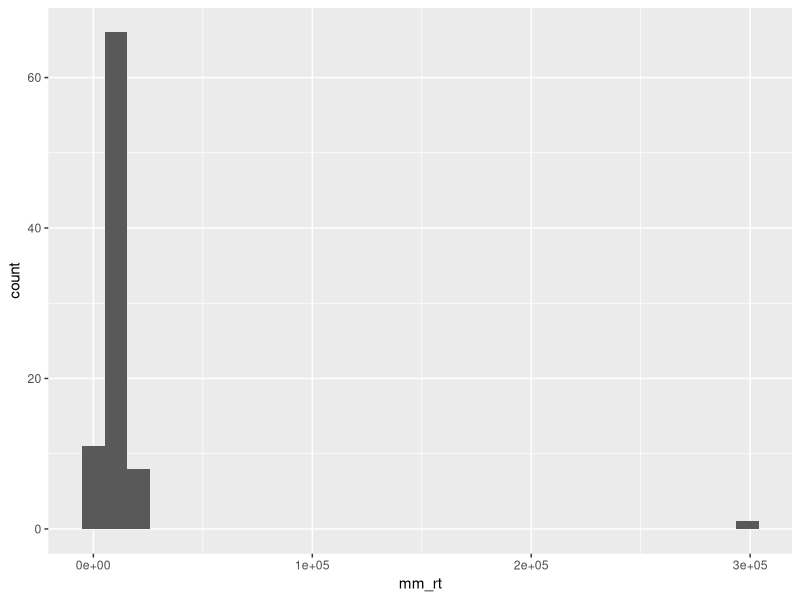
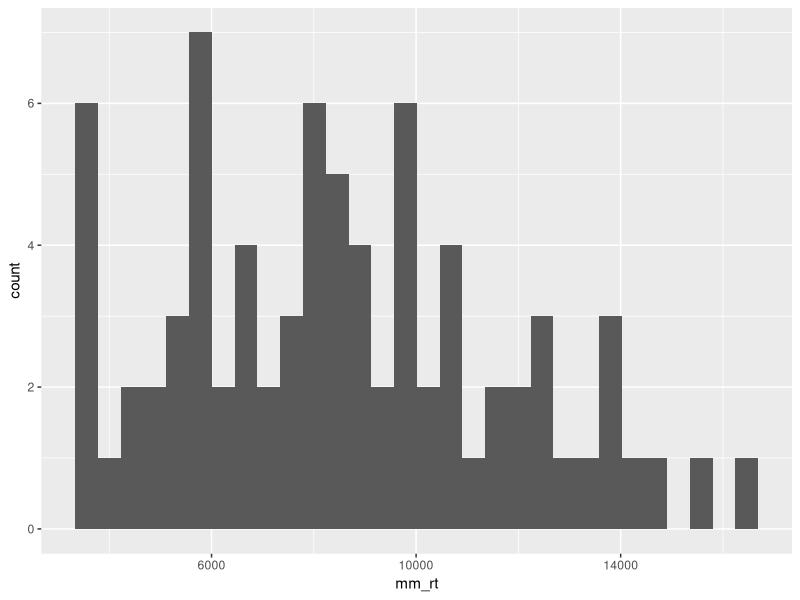
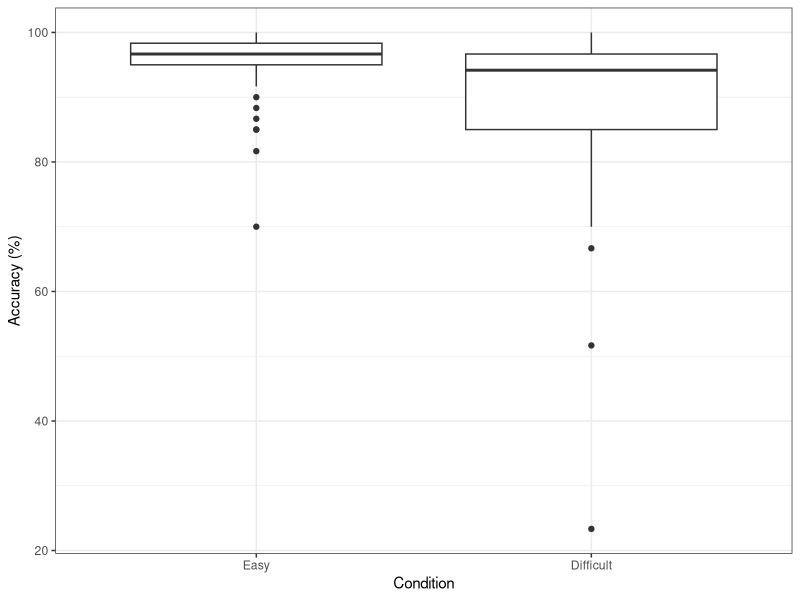
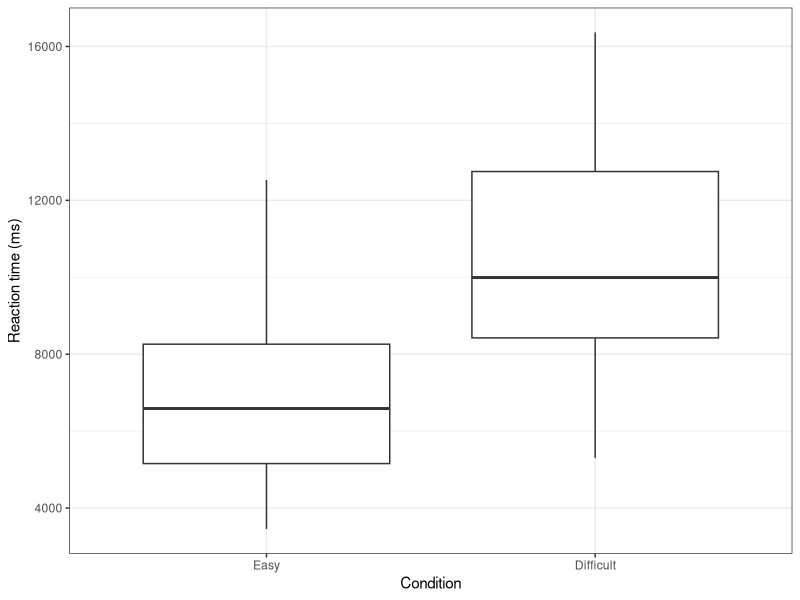
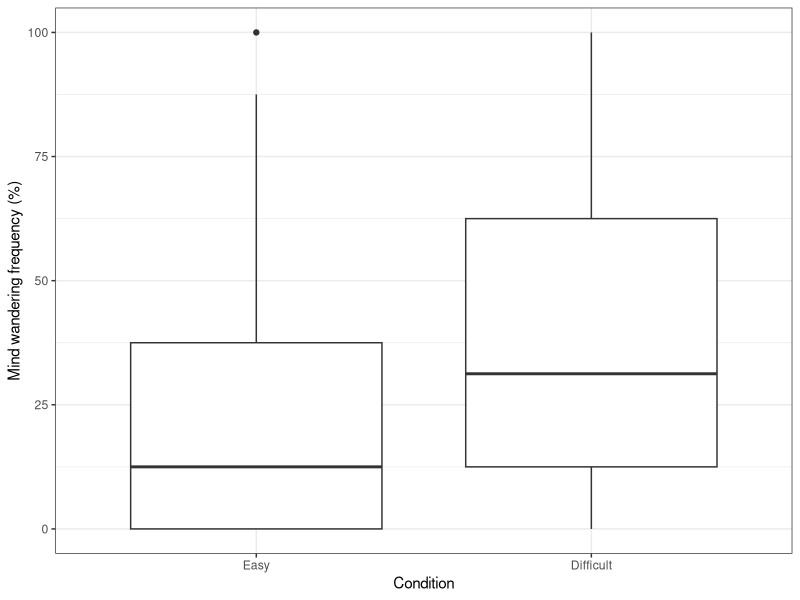
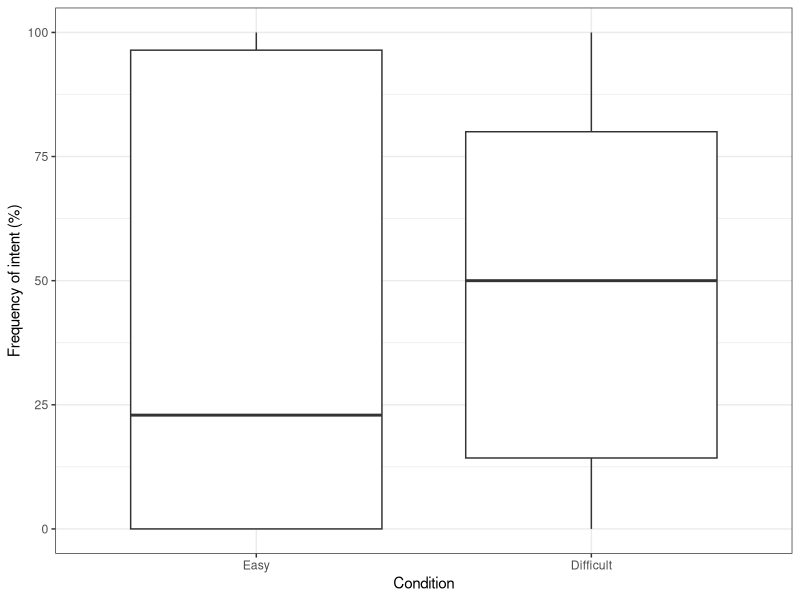

Write R code to recreate these figures, in order. (Note: this script raises an error after producing the figures.)
## ---- chunk 1
knitr::opts_chunk$set(echo = TRUE)
## ---- chunk 2
library(broom)
library(car)
library(tidyverse)
library(here)
library(rstatix)
## ---- chunk 3
demo_fb <- read_csv(here("mw2425_06data/erinRothwell-Wood/mw_2425_erw_processed", "erin_demo_fb_20240318.csv"))
mw_scores <- read_csv(here("mw2425_06data/erinRothwell-Wood/mw_2425_erw_processed", "mw_scores_20250223.csv"))

head(mw_scores) # Look at the data frames
head(demo_fb)
## ---- chunk 4
descriptives_mm <- mw_scores %>%
  filter(origID != 12538151) %>%
  group_by(condition, set) %>%
  summarise(mean_mm_acc = mean(mm_acc, na.rm = TRUE),
            sd_mm_acc = sd(mm_acc, na.rm = TRUE),
            min_mm_acc = min(mm_acc, na.rm = TRUE),
            max_mm_acc = max(mm_acc, na.rm = TRUE),
            mean_mm_rt = mean(mm_rt, na.rm = TRUE),
            sd_mm_rt = sd(mm_rt, na.rm = TRUE),
            min_mm_rt = min(mm_rt, na.rm = TRUE),
            max_mm_rt = max(mm_rt, na.rm = TRUE),
            mean_mw_freq = mean(mw_freq, na.rm = TRUE),
            sd_mw_freq = sd(mw_freq, na.rm = TRUE),
            min_mw_freq = min(mw_freq, na.rm = TRUE),
            max_mw_freq = max(mw_freq, na.rm = TRUE),
            mean_mw_intent_freq = mean(mw_intent_freq, na.rm = TRUE),
            sd_mw_intent_freq = sd(mw_intent_freq, na.rm = TRUE),
            min_mw_intent_freq = min(mw_intent_freq, na.rm = TRUE),
            max_mw_intent_freq = max(mw_intent_freq, na.rm = TRUE))
descriptives_mm

## ---- chunk 5
ggplot(data = mw_scores, mapping = aes(x = mm_rt)) +
  geom_histogram()

mw_scores_excl <- mw_scores %>%
  filter(origID != 12538151) %>%
  filter(mm_rt < 20000) %>%
  mutate(origID = as.factor(origID),
         condition = as.factor(condition),
         set = as.factor(set))

ggplot(data = mw_scores_excl, mapping = aes(x = mm_rt)) +
  geom_histogram()

mw_scores_excl$condition <- factor(mw_scores_excl$condition, levels = c('Easy', 'Difficult'))

ggplot(data = mw_scores_excl, mapping = aes(x = condition, y = mm_acc)) +
  geom_boxplot() +
  labs(x = "Condition", y = "Accuracy (%)") +
  theme_bw()

ggplot(data = mw_scores_excl, mapping = aes(x = condition, y = mm_rt)) +
  geom_boxplot() +
  labs(x = "Condition", y = "Reaction time (ms)") +
  theme_bw()

ggplot(data = mw_scores_excl, mapping = aes(x = condition, y = mw_freq)) +
  geom_boxplot() +
  labs(x = "Condition", y = "Mind wandering frequency (%)") +
  theme_bw()

ggplot(data = mw_scores_excl, mapping = aes(x = condition, y = mw_intent_freq)) +
  geom_boxplot() +
  labs(x = "Condition", y = "Frequency of intent (%)") +
  theme_bw()

## ---- chunk 6
# Test whether task performance (accuracy) is different on easy and difficult blocks - paired t-test with mm_acc
mod_mm_acc <- lm(mm_acc ~ condition + set, data = mw_scores_excl)
mod_mm_acc_summary <- summary(mod_mm_acc)
mod_mm_acc_summary

t_mm_acc <- mw_scores_excl %>%
  t_test(mm_acc ~ condition, detailed = TRUE)
t_mm_acc

# add two more t-tests for the other two comparisions
# Test whether task performance (reaction times) is different on easy and difficult blocks - paired t-test with mm_rt
mod_mm_rt <- lm(mm_rt ~ condition + set, data = mw_scores_excl)
mod_mm_rt_summary <- summary(mod_mm_rt)
mod_mm_rt_summary

t_mm_rt <- mw_scores_excl %>%
  t_test(mm_rt ~ condition, detailed = TRUE)
t_mm_rt 


# Test whether mind wandering frequency is different during easy and difficult blocks - multiple regression with mw_freq as DV and condition as the IV (and set as IV)

mod_mw <- lm(mw_freq ~ condition + set + age + condition*age, data = mw_scores_excl)
mod_mw_summary <- summary(mod_mw)
mod_mw_summary

# Test whether mind wandering intention is different during easy and difficult blocks - multiple regression with mw_intent as DV and condition as the IV (and set as IV)

mod_intent <- lm(mw_intent_freq ~ condition + set, data = mw_scores_excl)
mod_intent_summary <- summary(mod_intent)
mod_intent_summary

cor_mwfreq <- cor.test(mw_scores_excl$mw_freq, 
                    mw_scores_excl$mm_acc, 
                    method = "pearson", 
                    alternative = "two.sided") %>% 
  tidy()
cor_mwfreq

ggplot(data = mw_scores_excl, mapping = aes(x = mm_acc, y = mw_freq, colour = condition)) +
  geom_point() +
  geom_smooth(method = "lm", se = TRUE) +
  labs(x = "Accuracy (%)", y = "Mind wandering frequency (%)") +
  theme_bw()

ggplot(data = mw_scores_excl, mapping = aes(x = mm_rt, y = mw_freq, colour = condition)) +
  geom_point() +
  geom_smooth(method = "lm", se = TRUE) +
  labs(x = "Reaction time (ms)", y = "Mind wandering frequency (%)") +
  theme_bw()
## ---- chunk 7
crPlots(mod)                  # Plot linear line and line that best fits the data to check the relationship between outcome and predictor is linear

qqPlot(mod$residuals)         # Create qq-plot to check residuals are normally distributed

residualPlot(mod)             # Create residual plot to check residual show homoscedasticity
